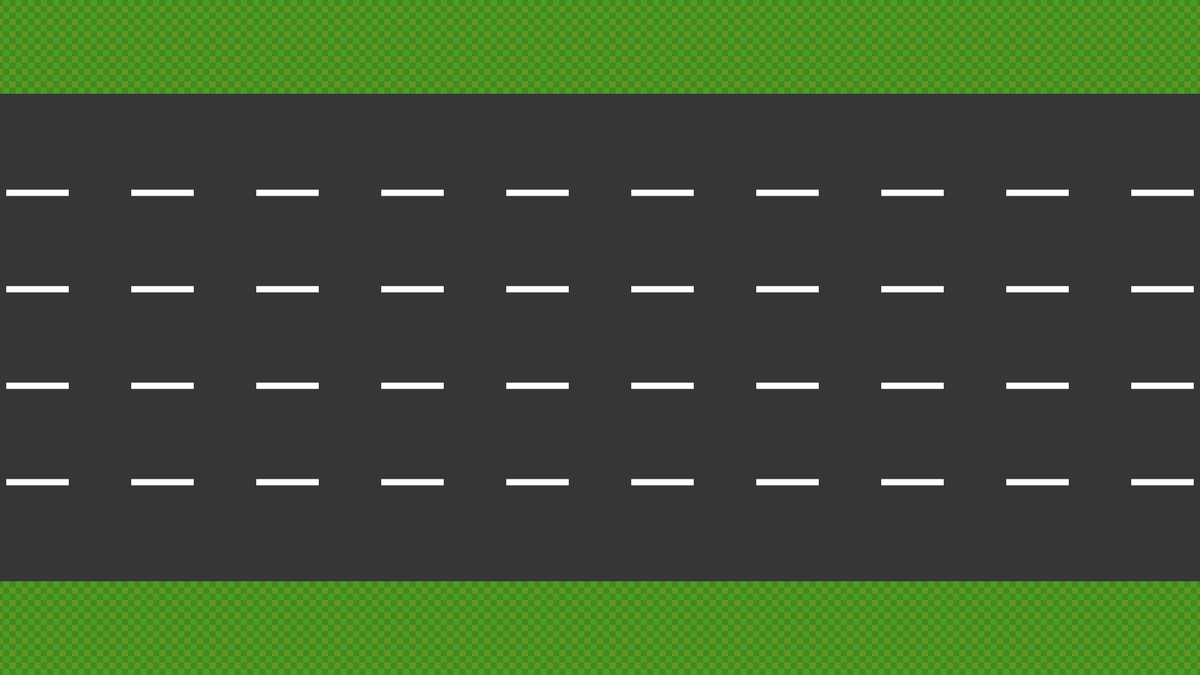
Frame 1 (no input)
Frame 60 (no input): identical to frame 1, image omitted
Frame 120 (the mouse pressed at the canvas centre since frame 60): identical to frame 1, image omitted

The p5.js sketch that drew this single still picture (run headless with seeded random() and noise() and a simulated clock; from frame 60 on, the mouse is pressed at the canvas centre):

// p5.js sketch
// ── sketch.js
function setup(){
  createCanvas(1920, 1080);
  
  // ======================================================
  // Colorindo o asfalto
  background('#363636');

  noStroke();
  /*fill('#656464');
  for(var i = 5; i < width; i += 60)
    for(var j = height / 7; j < (height / 7) * 3; j += 60)
      rect(i, j, 20, 10);
  
  for(var i = 5; i < width; i += 60)
    for(var j = (height / 7) * 4; j < (height / 7) * 6; j += 60)
      rect(i, j, 20, 10);
  
  fill('#4f4e4e');
  for(var i = 20; i < width; i += 60)
    for(var j = (height / 7) + 15; j < (height / 7) * 3; j += 60)
      rect(i, j, 20, 10);
  
  for(var i = 20; i < width; i += 60)
    for(var j = ((height / 7) * 4) + 15; j < (height / 7) * 6; j += 60)
      rect(i, j, 20, 10);
  
  fill('#797979');
  for(var i = 35; i < width; i += 60)
    for(var j = (height / 7) + 30; j < (height / 7) * 3; j += 60)
      rect(i, j, 20, 10);
  
  for(var i = 35; i < width; i += 60)
    for(var j = ((height / 7) * 4) + 30; j < (height / 7) * 6; j += 60)
      rect(i, j, 20, 10);
 
  fill('#8c8c8c');
  for(var i = 50; i < width; i += 60)
    for(var j = (height / 7) + 45; j < (height / 7) * 3; j += 60)
      rect(i, j, 20, 10);  

  for(var i = 50; i < width; i += 60)
    for(var j = ((height / 7) * 4) + 45; j < (height / 7) * 6; j += 60)
      rect(i, j, 20, 10);
  */
      
  fill(255, 255, 255);
  for(var i = 10; i < width; i += 200)
    rect(i, ((height / 7) * 2) - 5, 100, 10);

  for(var i = 10; i < width; i += 200)
    rect(i, ((height / 7) * 3) - 5, 100, 10);
  
  for(var i = 10; i < width; i += 200)
    rect(i, ((height / 7) * 4) - 5, 100, 10);

  for(var i = 10; i < width; i += 200)
    rect(i, ((height / 7) * 5) - 5, 100, 10);

  // ======================================================
  // Colorindo o gramado
  fill(67, 137, 34);
  rect(0, 0, width, 150);
  rect(0, height - 150, width, 150);
  
  fill(75, 157, 36);
  for(var i = 5; i < width; i += 20)
    for(var j = 0; j < 150; j += 20)
      square(i, j, 10);
    
  for(var i = 5; i < width; i += 20)
    for(var j = height - 10; j > height - 160; j -= 20)
      square(i, j, 10);
  
  fill(98, 151, 31);
  for(var i = -5; i < width; i += 20)
    for(var j = 10; j < 150; j += 20)
      square(i, j, 10);
    
  for(var i = -5; i < width; i += 20)
    for(var j = height - 20; j > height - 160; j -= 20)
      square(i, j, 10);
 
  // ======================================================
  // Separando os slots
  /*stroke(0, 0, 0)
  fill(0, 0, 0);

  for(var i = 1; i <= 10; i++){
   line((width / 10) * i, 0, (width / 10) * i, height); 
  }

  for(var i = 1; i <= 10; i++){
   line(0, (height / 7) * i, width, (height / 7) * i); 
  }*/
}

function draw(){
  
}
